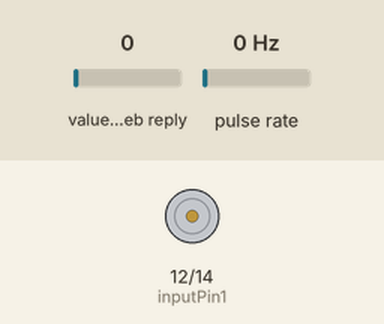
A sketch run on a simulated ESP32. Shown: motor-driver pin pairs drawn as motors (green arrow = first pin HIGH = forward, orange = second pin HIGH = backward, longer = more drive, scaled by the enable pin). Wiring (inferred from the names in the program): pulse sensor: data GPIO 2. The inputs (shaded band) are chosen by the test bench; at power-on: value in the web reply 0, pulse rate 0 Hz. WiFi joins after 1.5 s; servers stay silent unless stated; uploads are accepted with an empty reply; the local clock reads 2024-03-15 10:24:30 at power-on unless the sketch sets it; web services answer with replies made up by the test bench; what the sketch prints to the serial monitor is not drawn.

Above: at 2.7 s.
2.8 s: value in the web reply set to 2
At 3.6 s:
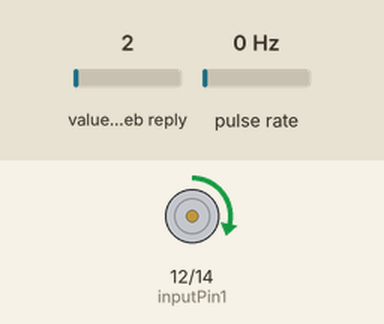
4.5 s: value in the web reply set to 25
At 6.4 s:
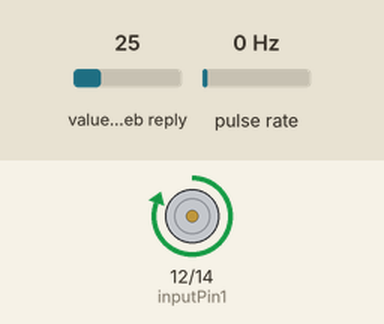
Timing chart, 0 to 7.9 s (numbered marks = the images above; inputs shaded):
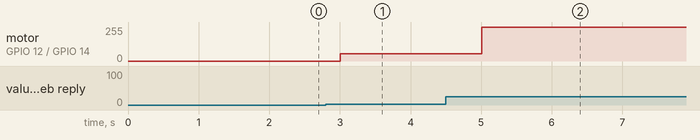

The sketch:

esp32.ino
```cpp
#include<Arduino.h>
#include<analogWrite.h>
#include <string.h>
#include <WiFi.h>
#include <WebServer.h>
#include <ThingSpeak.h>
#include <WiFiClient.h>
#include <HTTPClient.h>
#include <time.h>

/* OM2M integration starts */

#define CSE_IP "esw-onem2m.iiit.ac.in"
#define CSE_PORT 443
#define OM2M_ORGIN "iudxvc:erwsrt"
#define OM2M_MN "/~/in-cse/in-name/"
#define OM2M_AE "Team-1"
#define OM2M_DATA_CONT "Node-1/Data"
#define INTERVAL 15000L

const char * ntpServer = "pool.ntp.org";

HTTPClient http;

void CreateCI(int cnt1, int cnt2)
{
    String data;
    String server = "https://" + String() + CSE_IP + ":" + String() + CSE_PORT + String() + OM2M_MN;

    http.begin(server + String() + OM2M_AE + "/" + OM2M_DATA_CONT + "/");

    http.addHeader("X-M2M-Origin", OM2M_ORGIN);
    http.addHeader("Content-Type", "application/json;ty=4");
    http.addHeader("Content-Length", "100");

    data = "[" + String(cnt1) + ", " + String(cnt2) + "]";
    String req_data = String() + "{\"m2m:cin\": {"

      +
      "\"con\": \"" + data + "\","

      +
      "\"lbl\": \"" + "V1.0.0" + "\","

      //+ "\"rn\": \"" + "cin_"+String(i++) + "\","

      +
      "\"cnf\": \"text\""

      +
      "}}";
    int code = http.POST(req_data);
    http.end();
    Serial.println(code);
}

/* OM2M code ends */

const int inputPin1  = 12;    // Pin 15 of L293D IC
const int inputPin2  = 14;    // Pin 10 of L293D IC
const int EN1 = 13;           // Pin 1  of L293D IC

unsigned long channel_num = 1922371;

const char* ssid="Pranav";
const char* password="13254769";

const char* myWriteAPIKey = "GZO40J315M8AWC35";
const char* myReadAPIKey = "9PK1URG5QE0ECH0F";
WiFiClient client;
WebServer server(80);


int encoder_pin = 2;
int rpm;
volatile byte pulses;
double time_old;
unsigned int pulses_per_turn = 20; // Depends on the number of spokes on the encoder wheel

void count() // Counting the number of pulses for calculation of rpm
{
  pulses++;
}

void setup()
{
    pinMode(EN1, OUTPUT);   // enabling pins of DC motor
    pinMode(inputPin1, OUTPUT);
    pinMode(inputPin2, OUTPUT);

    pulses=0;
    time_old=0;

    pinMode(encoder_pin,INPUT); // Setting encoder-1 pin as Input
    attachInterrupt(digitalPinToInterrupt(encoder_pin), count, FALLING ); // Triggering count function everytime the encoder pin1 turns from 1 to 0

    Serial.begin(115200);
    // pwm modulation value varies between 0 and 255

    WiFi.begin(ssid,password);
    while(WiFi.status()!=WL_CONNECTED)
    {
      delay(500);
      Serial.print(".");
    }

    Serial.println(WiFi.localIP());
    ThingSpeak.begin(client);
    server.begin();

     /* OM2M code starts */

     configTime(0, 0, ntpServer);

     /* ends */
}

float read_voltage = 0, old_voltage = -1;
int speed;
bool flag = false;

void loop()
{
    server.handleClient();

    // reading the voltage value from Thingspeak;

    read_voltage = ThingSpeak.readFloatField(channel_num, 1, myReadAPIKey);

    int statusCode = ThingSpeak.getLastReadStatus();

    if (statusCode != 200)
    {
      Serial.println("Error reading value from ThingsSpeak");
    }

    if (read_voltage < 0) read_voltage=0; // stop the motor when user leaves

    if (read_voltage != old_voltage)  // new value updated
    {
      pulses = 0;
      time_old = millis();
      old_voltage = read_voltage;

      Serial.println("Input Voltage: " + String(read_voltage));
      flag = true;
    }

    // DC motor always running

    speed = (read_voltage*255)/9; // pwm modulation_line to controal voltage.
    analogWrite(EN1, speed);
    digitalWrite(inputPin1, HIGH);
    digitalWrite(inputPin2, LOW);

    if(flag == true and millis()-time_old >= 1000 and read_voltage!=0) // update the rpm value after 1 second.
    {
        detachInterrupt(digitalPinToInterrupt(encoder_pin));

        rpm = (60 * 1000 / pulses_per_turn )/ (millis() - time_old)* pulses;
        Serial.println("Output RPM = "+ String(rpm));

        int statuscode1 = ThingSpeak.writeField(channel_num, 2, rpm, myWriteAPIKey);

        /* uploading data in om2m server */

        CreateCI(read_voltage, rpm);

        /* uploading ends */

        if (statuscode1 == 200)
        {
            Serial.println("RPM Value Updated Successfully");
        }

        flag = false;

        // Triggering count function everytime the encoder pin1 turns from 1 to 0
        attachInterrupt(digitalPinToInterrupt(encoder_pin), count, FALLING );
    }
}
```

Measured:
- after the input at 2.8 s, motor on GPIO 12 (inputPin1) / GPIO 14 (inputPin2): stopped → forward 56/255 after 0.20 s
- after the input at 4.5 s, motor on GPIO 12 (inputPin1) / GPIO 14 (inputPin2): forward 56/255 → forward 255/255 after 0.51 s
